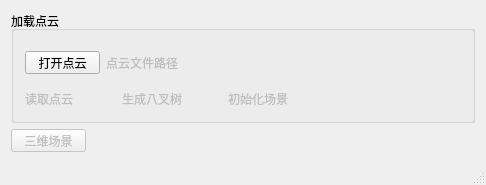
<?xml version="1.0" encoding="UTF-8"?>
<ui version="4.0">
 <class>MainWindow</class>
 <widget class="QMainWindow" name="MainWindow">
  <property name="geometry">
   <rect>
    <x>0</x>
    <y>0</y>
    <width>486</width>
    <height>185</height>
   </rect>
  </property>
  <property name="minimumSize">
   <size>
    <width>0</width>
    <height>185</height>
   </size>
  </property>
  <property name="maximumSize">
   <size>
    <width>16777215</width>
    <height>185</height>
   </size>
  </property>
  <property name="windowTitle">
   <string>MainWindow</string>
  </property>
  <widget class="QWidget" name="centralWidget">
   <layout class="QVBoxLayout" name="verticalLayout_2">
    <item>
     <widget class="QGroupBox" name="groupBox_pointCloudLoader">
      <property name="title">
       <string>加载点云</string>
      </property>
      <layout class="QVBoxLayout" name="verticalLayout">
       <item>
        <layout class="QHBoxLayout" name="horizontalLayout">
         <item>
          <widget class="QPushButton" name="pushButton_choosePointCloudPath">
           <property name="maximumSize">
            <size>
             <width>75</width>
             <height>23</height>
            </size>
           </property>
           <property name="text">
            <string>打开点云</string>
           </property>
          </widget>
         </item>
         <item>
          <widget class="QLabel" name="label_pointCloudPath">
           <property name="enabled">
            <bool>false</bool>
           </property>
           <property name="text">
            <string>点云文件路径</string>
           </property>
           <property name="buddy">
            <cstring>pushButton_choosePointCloudPath</cstring>
           </property>
          </widget>
         </item>
        </layout>
       </item>
       <item>
        <layout class="QHBoxLayout" name="horizontalLayout_3">
         <item>
          <widget class="QLabel" name="label_readPointCloud">
           <property name="enabled">
            <bool>false</bool>
           </property>
           <property name="minimumSize">
            <size>
             <width>91</width>
             <height>20</height>
            </size>
           </property>
           <property name="maximumSize">
            <size>
             <width>100</width>
             <height>20</height>
            </size>
           </property>
           <property name="text">
            <string>读取点云</string>
           </property>
          </widget>
         </item>
         <item>
          <widget class="QLabel" name="label_buildOctree">
           <property name="enabled">
            <bool>false</bool>
           </property>
           <property name="minimumSize">
            <size>
             <width>100</width>
             <height>20</height>
            </size>
           </property>
           <property name="maximumSize">
            <size>
             <width>100</width>
             <height>20</height>
            </size>
           </property>
           <property name="text">
            <string>生成八叉树</string>
           </property>
          </widget>
         </item>
         <item>
          <widget class="QLabel" name="label_initSceneViewer">
           <property name="enabled">
            <bool>false</bool>
           </property>
           <property name="minimumSize">
            <size>
             <width>100</width>
             <height>20</height>
            </size>
           </property>
           <property name="maximumSize">
            <size>
             <width>100</width>
             <height>20</height>
            </size>
           </property>
           <property name="text">
            <string>初始化场景</string>
           </property>
          </widget>
         </item>
         <item>
          <spacer name="horizontalSpacer_3">
           <property name="orientation">
            <enum>Qt::Horizontal</enum>
           </property>
           <property name="sizeHint" stdset="0">
            <size>
             <width>40</width>
             <height>20</height>
            </size>
           </property>
          </spacer>
         </item>
        </layout>
       </item>
      </layout>
     </widget>
    </item>
    <item>
     <layout class="QHBoxLayout" name="horizontalLayout_buttons">
      <item>
       <widget class="QPushButton" name="pushButton_openScene">
        <property name="enabled">
         <bool>false</bool>
        </property>
        <property name="maximumSize">
         <size>
          <width>75</width>
          <height>23</height>
         </size>
        </property>
        <property name="text">
         <string>三维场景</string>
        </property>
       </widget>
      </item>
      <item>
       <spacer name="horizontalSpacer_2">
        <property name="orientation">
         <enum>Qt::Horizontal</enum>
        </property>
        <property name="sizeHint" stdset="0">
         <size>
          <width>40</width>
          <height>20</height>
         </size>
        </property>
       </spacer>
      </item>
     </layout>
    </item>
   </layout>
   <zorder>groupBox_pointCloudLoader</zorder>
   <zorder></zorder>
  </widget>
  <widget class="QMenuBar" name="menuBar">
   <property name="geometry">
    <rect>
     <x>0</x>
     <y>0</y>
     <width>486</width>
     <height>23</height>
    </rect>
   </property>
  </widget>
  <widget class="QStatusBar" name="statusBar"/>
 </widget>
 <layoutdefault spacing="6" margin="11"/>
 <resources/>
 <connections/>
</ui>
